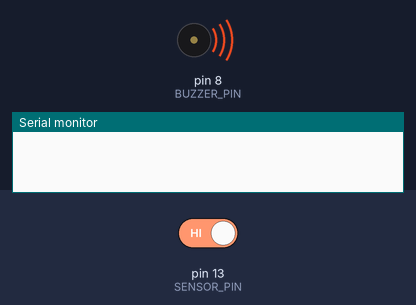
The sketch below on a simulated Arduino Uno, built with avr-gcc and run on an emulated ATmega328P. Parts: buzzer (waves = sounding, pin HIGH), the last lines printed to the serial monitor. Inputs (shaded band) come from the test bench; at power-on: pin 13 (SENSOR_PIN) HIGH.

Above: at 1.2 s.
1.3 s: pin 13 (SENSOR_PIN) driven LOW
At 1.6 s:
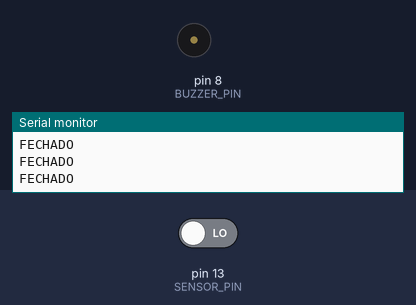
2.8 s: pin 13 (SENSOR_PIN) driven HIGH
At 4.1 s:
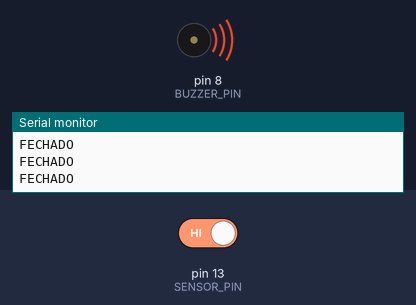
Timing chart, 0 to 5.8 s (numbered marks = the images above; inputs shaded):
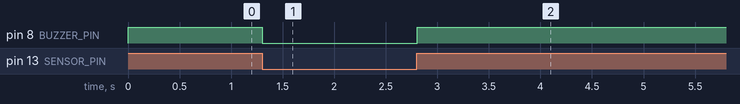

Measured:
- after the input at 1.3 s, pin 8 (BUZZER_PIN): HIGH → LOW at once
- after the input at 2.8 s, pin 8 (BUZZER_PIN): LOW → HIGH at once

The sketch:

ENSOR_MAGNETICO.ino
```cpp
const int SENSOR_PIN = 13;
const int BUZZER_PIN = 8;


void setup() {
  // put your setup code here, to run once:
  Serial.begin(9600);
  pinMode(SENSOR_PIN, INPUT_PULLUP);
  pinMode(BUZZER_PIN, OUTPUT);
}

void loop() {
  // put your main code here, to run repeatedly:
  int proximidade = digitalRead(SENSOR_PIN);
  if(proximidade == LOW){
    Serial.println("FECHADO");
    digitalWrite(BUZZER_PIN, LOW);
  }else{
    digitalWrite(BUZZER_PIN, HIGH);
  }
}
```
